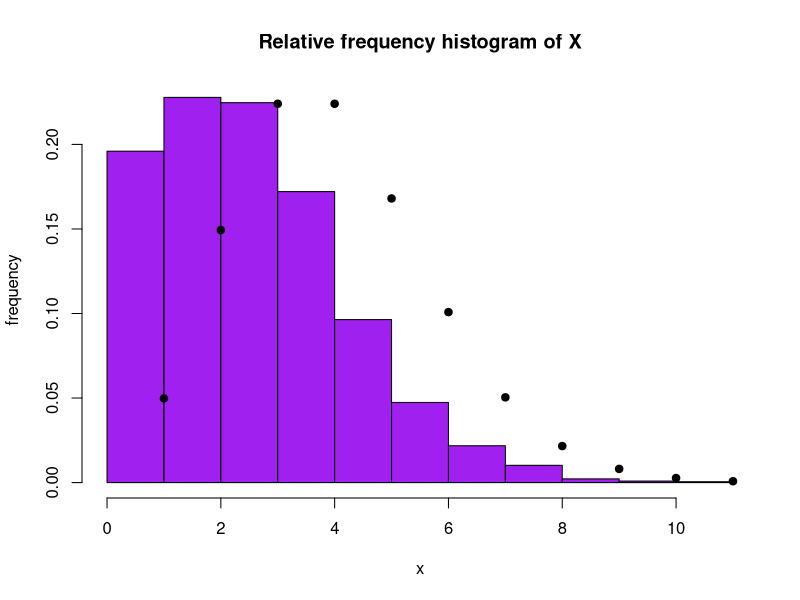
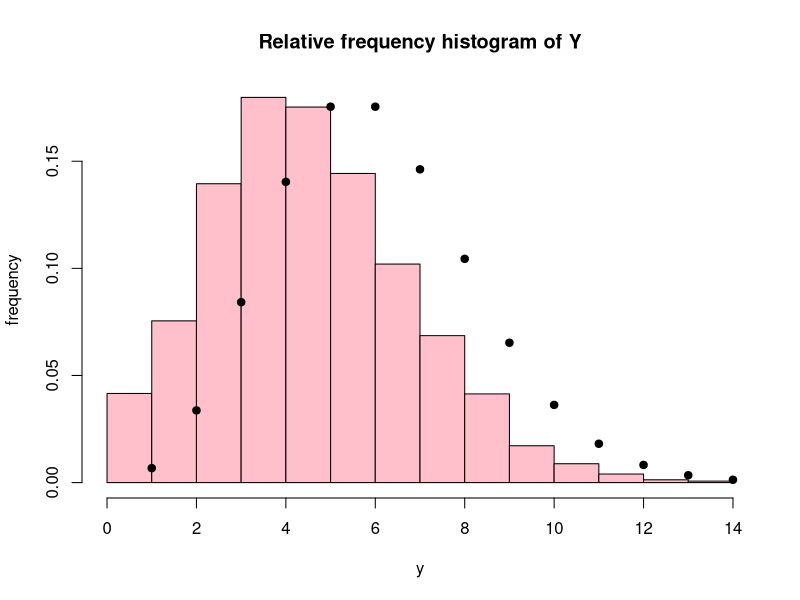
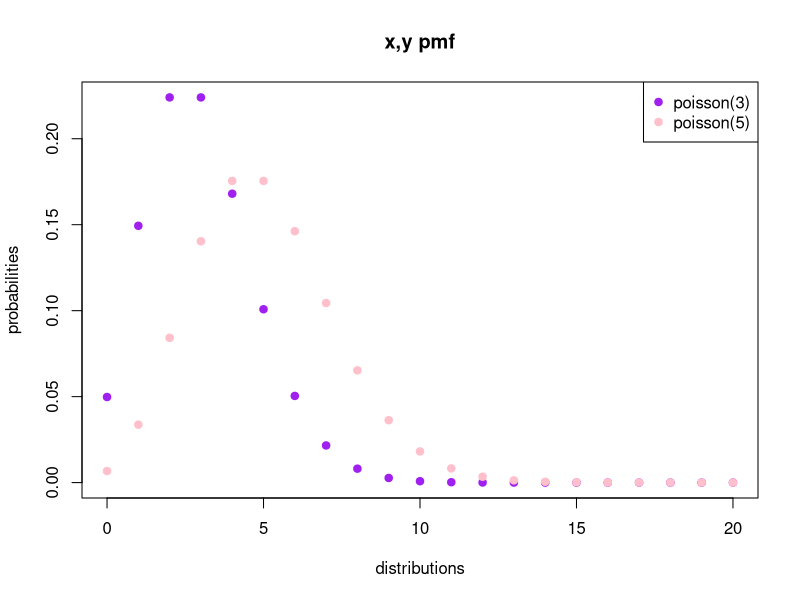
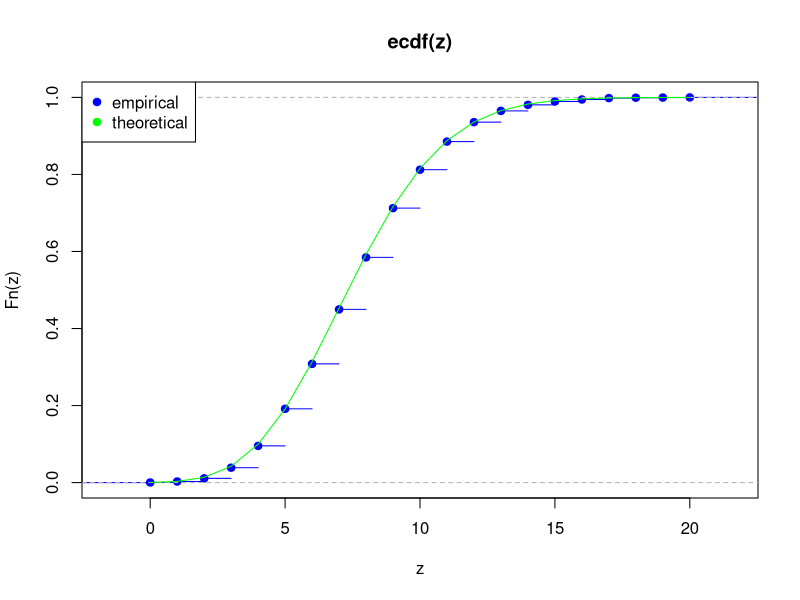

Reproduce these figures in R, in order.
#Part a
#ii)
#lambda = 8
#P(Z <= 6), P(Z > 4), P( 3<=Z <= 8)
?poisson
?dpois
?ppois

#P(Z <= 6)
ppois(q=6, lambda = 8, lower.tail = TRUE)
#check: 1- P(Z > 6)
1 - ppois(q = 6, lambda = 8, lower.tail = FALSE)

#P(Z > 4)
ppois(q = 4, lambda = 8, lower.tail = FALSE)
#check: 1 - P(Z = 4, Z =3, Z= 2, Z=1, Z=0)
1 - sum(dpois(x = 0:4, lambda = 8))

#P( 3 <= Z <= 8)
#so P( Z=3, Z = 4, Z = 5, Z = 6, Z = 7, Z =8)
sum(dpois(x = 3:8, lambda = 8))
#check:
1 - ppois(q = 8, lambda = 8, lower.tail = FALSE) - ppois(q = 2, lambda = 8, lower.tail = TRUE)


#Part b 
#i)
#create objects for both distributions
poisson3 <- rpois(n = 10000, lambda = 3)
poisson5 <- rpois(n = 10000, lambda = 5)
  
x <- sample(poisson3, size = 10000, replace = TRUE)
xresults <- data.frame(x)
View(xresults)

y <- sample(poisson5, size = 10000, replace = TRUE)
yresults <- data.frame(y)
View(yresults)

poissondist <- function() {
  data.frame(x, y)
}

results <- poissondist()
View(results)

#ii)
#relative frequency histogram for x and y respectively
xhist <- hist(x, freq = FALSE,
     main = "Relative frequency histogram of X",
     xlab = "x",
     ylab = "frequency",
     col = "purple")

points(dpois(0:10000, x = 0:10000, lambda = 3), pch = 19, col = "black")
xpmf <- dpois(x = 0:10000, lambda = 3)
head(xpmf)


yhist <- hist(y, freq = FALSE,
     main = "Relative frequency histogram of Y",
     xlab = "y",
     ylab = "frequency",
     col = "pink")

points(dpois(0:10000, x = 0:10000, lambda = 5),pch =19, col = "black")
ypmf <- dpois(x = 0:10000, lambda = 5)
head(ypmf)

#plot both x and y pmf on the same axis
plot(0:10000, xpmf, col = "purple", xlim =c(0, 20),pch = 19, xlab = "distributions", main = "x,y pmf",ylab = "probabilities")
points(0:10000, ypmf, col = "pink", pch = 19)
legend("topright",c("poisson(3)", "poisson(5)"),pch = c(19, 19), col = c("purple", "pink"))


#iii
#adding x and y. from part a, POI(3 +5) = POI(8) so lambda = mean = var = 8
z = x + y
mean(z)
var(z)


#iv 
#plotting empirical and theoretical cumulative dist. function
empiricalcdf <- ecdf(z)
plot(empiricalcdf, col = "blue", xlab = "z", ylab = "Fn(z)")
lines(seq(0, 20, by=1), ppois(seq(0, 20, by=1),lambda = 8),col="green")
legend("topleft",c("empirical", "theoretical"),pch = c(19, 19), col = c("blue", "green"))
#both plots are very close, they overlap
#check both plots aren't identical: 
empiricalcdf(5)
ppois(5, lambda = 8)


#v
#using empirical cdf to calculate P(3<= z <= 8) from part a
empiricalcdf(8) - empiricalcdf(3)
#cumulative add everything below the 8. same with 3. so minus ecdf(3) from ecdf(8) to get rid of overlap
#check the theoretical
sum(dpois(x = 3:8, lambda = 8))
